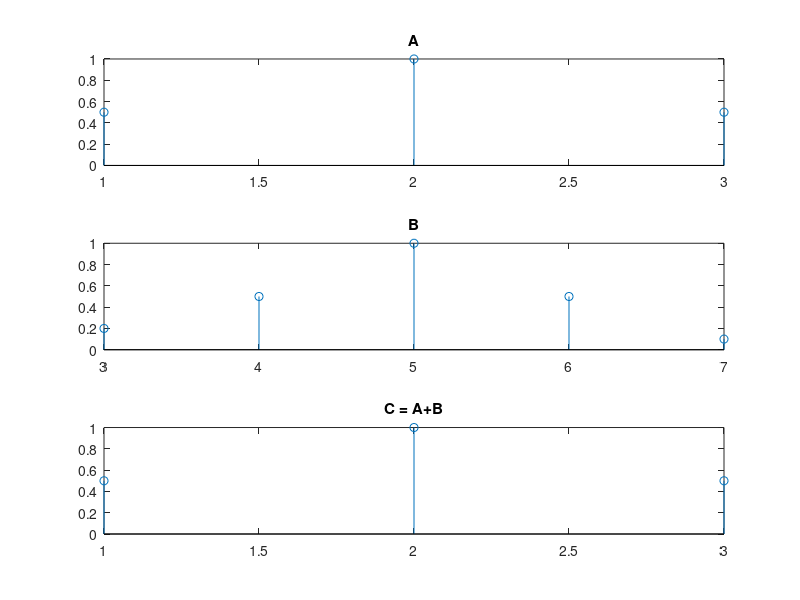

Write the MATLAB code that produced this figure.
clc; 
clear all ; 
close all ;



A.X = [1 2 3];
A.mu = [0.5 1 0.5];

B.X = [3 4 5 6 7];
B.mu = [0.2 0.5 1 0.5 0.1];

C.X = 0:12;
C.mu = zeros(size(C.X));

for x = C.X
    
    i = find(C.X == x);
    C.mu(i)= 0;
    for x1 = A.X
        i1 = find(A.X == x1);
        for x2 = B.X
            i2 = find(B.X == x2) ;
        if (x1+x2 == x)
          
            C.mu(i) = C.mu(i)+ A.mu(i1)*B.mu(i2);
            
        end
    
        end
    end
end

figure (1) 

subplot (3,1,1);
stem(A.X,A.mu);
title('A');
subplot (3,1,2);
stem(B.X,B.mu);
title('B');
subplot (3,1,3);
stem(C.X,C.mu);
stem(A.X,A.mu);
title('C = A+B')